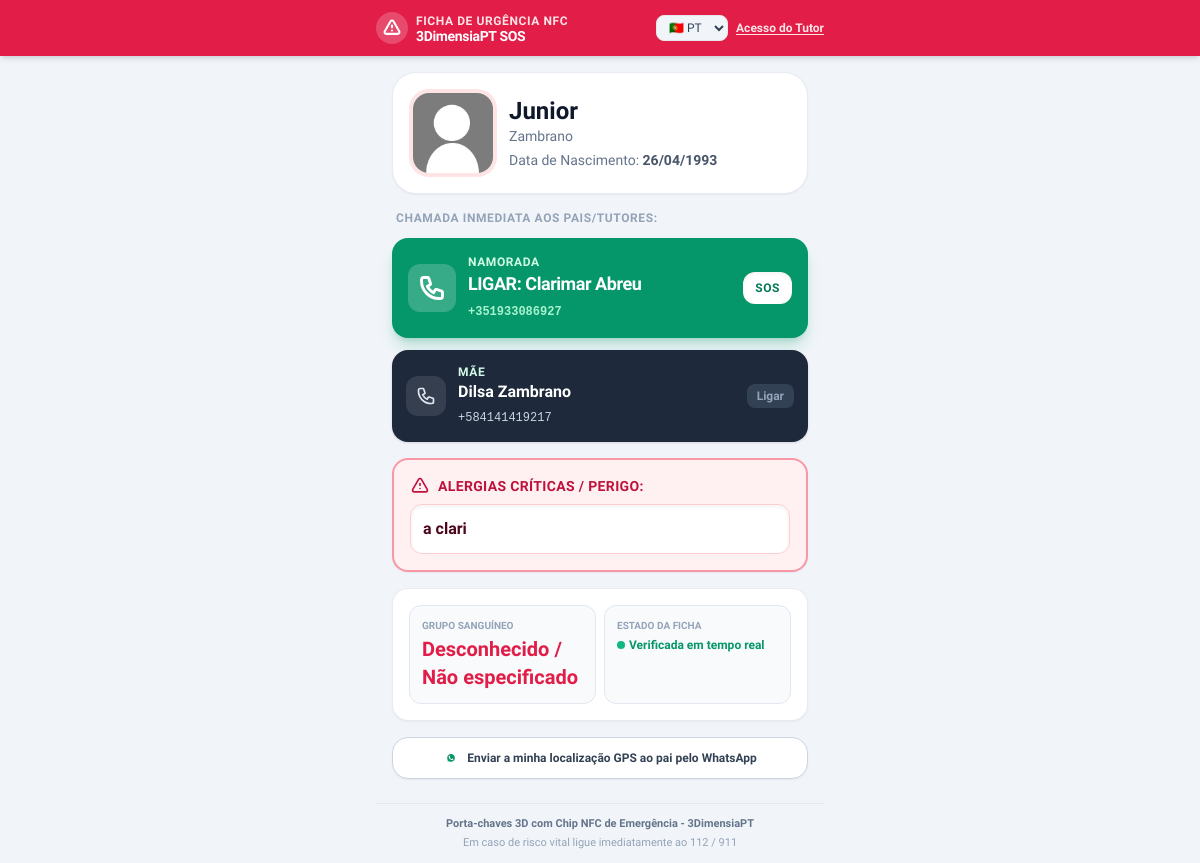
The page /pt/nfc/0ae89dc2-3974-46e9-9fd8-7ebaed32fbe8/ on the database as committed earlier.
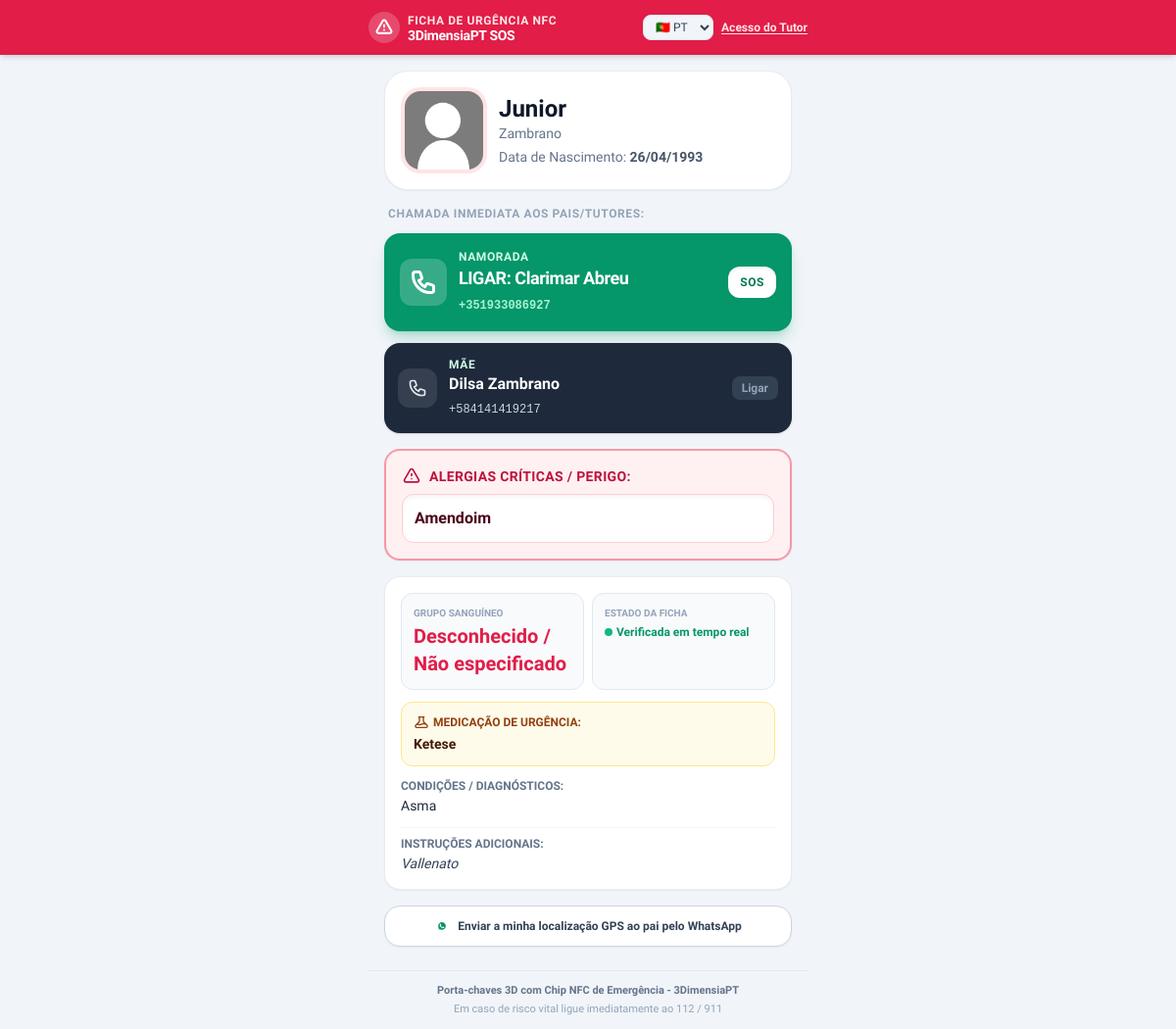
The same page on the database as committed later.
### emergencias/models.py (models this page shows, shortened)
class LlaveroNFC(models.Model):
    class GrupoSanguineo(models.TextChoices):
        A_POSITIVO = 'A+', _('A Positivo (A+)')
        A_NEGATIVO = 'A-', _('A Negativo (A-)')
        B_POSITIVO = 'B+', _('B Positivo (B+)')
        B_NEGATIVO = 'B-', _('B Negativo (B-)')
        AB_POSITIVO = 'AB+', _('AB Positivo (AB+)')
        AB_NEGATIVO = 'AB-', _('AB Negativo (AB-)')
        O_POSITIVO = 'O+', _('O Positivo (O+)')
        O_NEGATIVO = 'O-', _('O Negativo (O-)')
        DESCONOCIDO = 'DESC', _('Desconhecido / Não especificado')
    id = models.UUIDField(
        primary_key=True,
        default=uuid.uuid4,
        editable=False,
        unique=True,
        help_text="Identificador único e não previsível gravado na memória do chip NFC."
    )
    padre = models.ForeignKey(
        settings.AUTH_USER_MODEL,
        on_delete=models.CASCADE,
        related_name='llaveros_nfc',
        verbose_name=_("Pai/Mãe ou Tutor"),
        help_text=_("Usuário registrado com permissões exclusivas de edição para esta ficha.")
    )
    nombre_menor = models.CharField(
        max_length=60,
        verbose_name=_("Nome do Menino/a"),
        help_text=_("Ex: Tiago")
    )
    apellidos_menor = models.CharField(
        max_length=100,
        verbose_name=_("Apellidos do Menino/a"),
        help_text=_("Ex: Pereira Silva")
    )
    fecha_nacimiento = models.DateField(
        null=True,
        blank=True,
        verbose_name=_("Data de nascimento")
    )
    foto = models.ImageField(
        upload_to='llaveros/avatares/',
        null=True,
        blank=True,
        verbose_name=_("Foto do Menino/a para identificação"),
        help_text=_("Foto clara do rosto para identificação rápida em caso de perda.")
    )
    validador_telefono = RegexValidator(
        regex=r'^\+?1?\d{9,15}$',
        message=_("O número de telefone deve ter um formato internacional válido (por exemplo: +351912345678 ou 912345678).")
    )
    nombre_contacto_1 = models.CharField(
        max_length=80,
        verbose_name=_("Nome do Contato de Emergência"),
        help_text=_("Ex: Mãe (Laura Pereira)")
    )
    parentesco_contacto_1 = models.CharField(
        max_length=40,
        default="Mãe",
        verbose_name=_("Parentesco do Contato 1")
    )
    telefono_contacto_1 = models.CharField(
        validators=[validador_telefono],
        max_length=20,
        verbose_name=_("Telefone de Emergência"),
        help_text=_("Número ao qual o botão de emergência principal ligará.")
    )
    nombre_contacto_2 = models.CharField(
        max_length=80,
        blank=True,
        null=True,
        verbose_name=_("Nome do Contato de Emergência 2"),
        help_text=_("Ex: Pai (Carlos Pereira) ou Avós")
    )
    parentesco_contacto_2 = models.CharField(
        max_length=40,
        blank=True,
        null=True,
        verbose_name=_("Parentesco do Contato 2")
    )
    telefono_contacto_2 = models.CharField(
        validators=[validador_telefono],
        max_length=20,
        blank=True,
        null=True,
        verbose_name=_("Telefone de Emergência 2")
    )
    grupo_sanguineo = models.CharField(
        max_length=5,
        choices=GrupoSanguineo.choices,
        default=GrupoSanguineo.DESCONOCIDO,
        verbose_name=_("Grupo Sanguíneo")
    )
    alergias_graves = models.TextField(
        blank=True,
        verbose_name=_("Alergias Críticas"),
        help_text=_("Alergias a alimentos, medicamentos e picadas (por exemplo: amendoins, penicilina, látex).")
    )
    enfermedades_condiciones = models.TextField(
        blank=True,
        verbose_name=_("Condições Médicas"),
        help_text=_("Ex: Asma, Diabetes Tipo 1, Epilepsia, Autismo / TEA (não verbal).")
    )
    medicacion_urgencia = models.CharField(
        max_length=255,
        blank=True,
        verbose_name=_("Medicação de Urgência / Localização"),
        help_text=_("Ex.: Leva o autoinjetor de adrenalina (Epipen) no bolso lateral da mochila.")
    )
    observaciones_medicas = models.TextField(
        blank=True,
        verbose_name=_("Instruções Adicionais"),
        help_text=_("Qualquer indicação crucial para os socorristas ou quem encontrar a criança.")
    )
    codigo_chip_fisico = models.CharField(
        max_length=50,
        blank=True,
        null=True,
        verbose_name=_("UID do Chip NFC Físico"),
        help_text=_("Identificador de fábrica do chip NTAG213/215/216 (opcional para controle de estoque).")
    )
    esta_activo = models.BooleanField(
        default=True,
        verbose_name=_("Porta-chaves Ativo"),
        help_text=_("Se desativar, a ficha pública mostrará um aviso de porta-chaves desabilitado.")
    )
    contador_escaneos = models.PositiveIntegerField(
        default=0,
        verbose_name=_("Total de Escaneamentos NFC")
    )
    ultimo_escaneo = models.DateTimeField(
        null=True,
        blank=True,
        verbose_name=_("Último Escaneamento Registrado")
    )
    fecha_creacion = models.DateTimeField(auto_now_add=True)
    fecha_actualizacion = models.DateTimeField(auto_now=True)
    class Meta:
        verbose_name = "Porta-chaves NFC"
        verbose_name_plural = "Porta-chaves NFC"
        ordering = ['-fecha_creacion']

### emergencias/views.py (the view, shortened to what this page needs)
# urls.py: path('nfc/<uuid:uuid>/', views.ficha_publica_view, name='ficha_publica'),
def ficha_publica_view(request, uuid):
    llavero = get_object_or_404(LlaveroNFC, id=uuid)
    try:
        LlaveroNFC.objects.filter(id=uuid).update(
            contador_escaneos=F('contador_escaneos') + 1,
            ultimo_escaneo=timezone.now()
        )
    except Exception:
        pass
    context = {
        'llavero': llavero,
        'es_propietario': request.user.is_authenticated and request.user == llavero.padre,
    }
    return render(request, 'emergencias/ficha_publica.html', context)

### emergencias/templates/emergencias/ficha_publica.html (shortened to what the changed rows need)
{% load static %}
{% load i18n %}
<!DOCTYPE html>
<html lang="{{ LANGUAGE_CODE }}" class="h-full bg-slate-100">
<head>
    <script src="https://cdn.tailwindcss.com"></script>
</head>
<body class="min-h-full flex flex-col justify-between text-slate-800 antialiased selection:bg-rose-500 selection:text-white">
    <header class="bg-rose-600 text-white px-4 py-3 shadow-md sticky top-0 z-50">
        <div class="max-w-md mx-auto flex items-center justify-between">
            <div class="flex items-center space-x-2">
                <div>
                    <h1 class="text-sm font-black tracking-tight leading-none">3DimensiaPT SOS</h1>
                </div>
            </div>
        </div>
    </header>
    <main class="flex-1 max-w-md w-full mx-auto px-4 py-4 space-y-4">
        <div class="bg-white rounded-3xl p-5 shadow-sm border border-slate-200/80 flex items-center space-x-4">
            <div class="flex-1 min-w-0">
                <h2 class="text-2xl font-black text-slate-900 truncate leading-tight">
                    {{ llavero.nombre_menor }}
                </h2>
                <p class="text-sm font-medium text-slate-500 truncate">
                    {{ llavero.apellidos_menor }}
                </p>
                {% if llavero.fecha_nacimiento %}
                    <p class="text-sm text-slate-500 mt-1">
                        {% translate "Data de Nascimento" %}: <span class="font-semibold text-slate-600">{{ llavero.fecha_nacimiento|date:"d/m/Y" }}</span>
                    </p>
                {% endif %}
            </div>
        </div>
        <div class="space-y-3">
            <a href="tel:{{ llavero.telefono_contacto_1 }}" class="pulse-emergency w-full flex items-center justify-between bg-emerald-600 hover:bg-emerald-700 text-white p-4 rounded-2xl shadow-lg shadow-emerald-600/25 active:scale-[0.98] transition-all">
                <div class="flex items-center space-x-3">
                    <div class="text-left">
                        <span class="text-xs uppercase font-bold tracking-wider text-emerald-100 block">
                            {% if llavero.parentesco_contacto_1 %}
                                {% translate llavero.parentesco_contacto_1 as parentesco_traducido %}
                                {{ parentesco_traducido }}
                            {% else %}
                                {% translate "Contacto Principal" %}
                            {% endif %}
                        </span>
                        <span class="text-lg font-black tracking-tight block">
                            {% translate "LIGAR" %}: {{ llavero.nombre_contacto_1 }}
                        </span>
                        <span class="text-xs text-emerald-200 font-mono font-bold">
                            {{ llavero.telefono_contacto_1 }}
                        </span>
                    </div>
                </div>
            </a>
            {% if llavero.telefono_contacto_2 %}
                <a href="tel:{{ llavero.telefono_contacto_2 }}"
                   class="w-full flex items-center justify-between bg-slate-800 hover:bg-slate-900 text-white p-3.5 rounded-2xl shadow active:scale-[0.98] transition-all">
                    <div class="flex items-center space-x-3">
                        <div class="w-10 h-10 bg-white/10 rounded-xl flex items-center justify-center">
                        </div>
                        <div class="text-left">
                            <span class="text-xs uppercase font-bold tracking-wider text-emerald-100 block">
                            {% if llavero.parentesco_contacto_2 %}
                                {% translate llavero.parentesco_contacto_2 as parentesco_traducido2 %}
                                {{ parentesco_traducido2 }}
                            {% else %}
                                {% translate "Contacto Secundario" %}
                            {% endif %}
                        </span>
                            <span class="text-base font-bold text-white block">
                                {{ llavero.nombre_contacto_2 }}
                            </span>
                            <span class="text-xs text-slate-300 font-mono">
                                {{ llavero.telefono_contacto_2 }}
                            </span>
                        </div>
                    </div>
                    <span class="text-xs font-semibold text-slate-400 bg-slate-700 px-2.5 py-1 rounded-lg">
                        {% translate "Ligar" %}
                    </span>
                </a>
            {% endif %}
        </div>
        {% if llavero.alergias_graves %}
            <div class="bg-rose-50 border-2 border-rose-500/50 rounded-2xl p-4 shadow-sm">
                <div class="flex items-center space-x-2 text-rose-700 mb-2">
                    <svg class="w-5 h-5 flex-shrink-0" fill="none" stroke="currentColor" viewBox="0 0 24 24">
                        <path stroke-linecap="round" stroke-linejoin="round" stroke-width="2" d="M12 9v2m0 4h.01m-6.938 4h13.856c1.54 0 2.502-1.667 1.732-3L13.732 4c-.77-1.333-2.694-1.333-3.464 0L3.34 16c-.77 1.333.192 3 1.732 3z"/>
                    </svg>
                    <h3 class="font-extrabold text-sm uppercase tracking-wide">
                    </h3>
                </div>
                <p class="text-base font-black text-rose-950 bg-white p-3 rounded-xl border border-rose-200 shadow-inner">
                    {% if llavero.alergias_graves %}
                        {% translate llavero.alergias_graves as alergias_traducido %}
                        {{ alergias_traducido }}
                    {% else %}
                        {% translate "N/A" %}
                    {% endif %}
                </p>
            </div>
        {% endif %}
        <div class="bg-white rounded-2xl p-4 shadow-sm border border-slate-200/80 space-y-3">
            <div class="grid grid-cols-2 gap-2">
                <div class="bg-slate-50 p-3 rounded-xl border border-slate-200">
                    <p class="text-[10px] font-bold uppercase text-slate-400">{% translate "Grupo Sanguíneo" %}</p>
                    <p class="text-xl font-black text-rose-600 mt-0.5">
                        {{ llavero.get_grupo_sanguineo_display }}
                    </p>
                </div>
            </div>
            {% if llavero.medicacion_urgencia %}
                <div class="p-3 bg-amber-50 rounded-xl border border-amber-200">
                    <p class="text-xs font-bold text-amber-800 uppercase flex items-center gap-1">
                        {% translate "Medicação de Urgência" %}:
                    </p>
                    <p class="text-sm font-bold text-amber-950 mt-1">
                        {{ llavero.medicacion_urgencia }}
                    </p>
                </div>
            {% endif %}
            {% if llavero.enfermedades_condiciones %}
                <div class="text-sm">
                    <p class="text-xs font-bold text-slate-500 uppercase">{% translate "Condições / Diagnósticos" %}:</p>
                    <p class="font-medium text-slate-800 mt-0.5">
                        {% if llavero.enfermedades_condiciones %}
                            {% translate llavero.enfermedades_condiciones as condiciones_traducido %}
                            {{ condiciones_traducido }}
                        {% else %}
                            {% translate "Sem condições médicas conhecidas." %}
                        {% endif %}
                    </p>
                </div>
            {% endif %}
            {% if llavero.observaciones_medicas %}
                <div class="text-sm border-t border-slate-100 pt-2">
                    <p class="text-xs font-bold text-slate-500 uppercase">{% translate "Instruções Adicionais" %}:</p>
                    <p class="text-slate-700 mt-0.5 italic">
                        {% if llavero.observaciones_medicas %}
                            {% translate llavero.observaciones_medicas as observaciones_traducido %}
                            {{ observaciones_traducido }}
                        {% else %}
                            {% translate "N/A" %}
                        {% endif %}
                    </p>
                </div>
            {% endif %}
        </div>
    </main>
</body>
</html>

Rows that differ between the two databases and show on the page:
changed LlaveroNFC "Junior": alergias_graves "a clari" → "Amendoim"; medicacion_urgencia (not shown) → "Ketese"; enfermedades_condiciones (not shown) → "Asma"; observaciones_medicas (not shown) → "Vallenato"
Other text that changed with them:
text now shown: "MEDICAÇÃO DE URGÊNCIA : CONDIÇÕES / DIAGNÓSTICOS : INSTRUÇÕES ADICIONAIS :"
